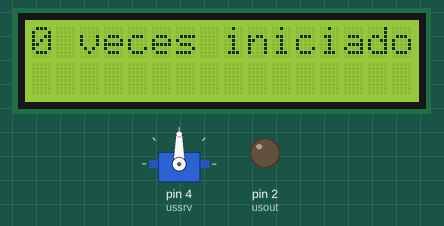
The sketch below on a simulated Arduino Nano, built with avr-gcc and run on an emulated ATmega328P. Shown: servo, 16×2 character LCD, output pins drawn as LEDs (lit = HIGH). Random numbers use the default seed unless the sketch sets one.

Above: at 0.2 s.
At 4.2 s:
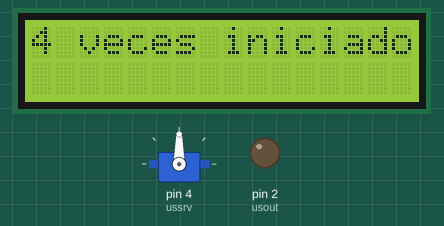
At 9.3 s:
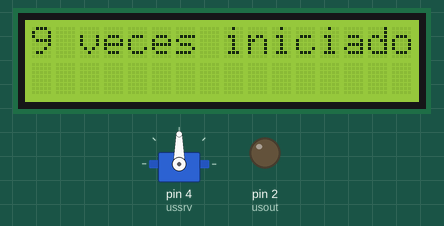
At 19.3 s:
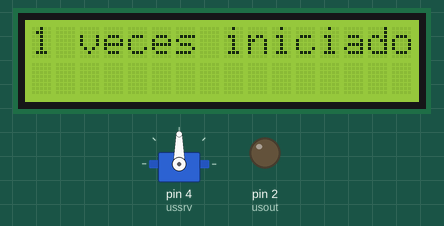
At 28.4 s:
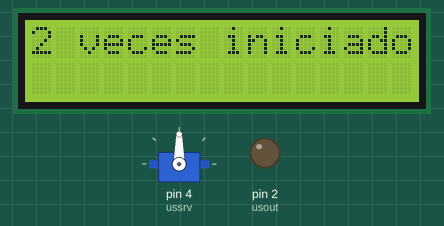
At 38.5 s:
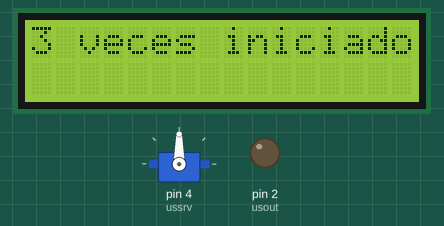

The sketch:

Nano.ino
```cpp
#include <Servo.h>
#include <LiquidCrystal.h>
int usout = 2, usin = 3, ussrv = 4, encontrados=0,recurrencia = -1;
int rs= 5,en=6,d4=7,d5=8,d6=9,d7=10;
unsigned long tiempo;
long int objetivos[30][2];
Servo srv;
LiquidCrystal lcd(rs, en, d4, d5, d6, d7);

unsigned long segundo;

void setup() {
  // put your setup code here, to run once:
  Serial.begin(9600);
  //------------------------Empieza el ultrasónico
  srv.attach(ussrv);
  srv.write(90);
  pinMode(usout, OUTPUT); pinMode(usin, INPUT);
  //-----------------------Pantalla LCD
  for (int i = rs; i < 8; i++) pinMode(i,OUTPUT);
  lcd.begin(0,0);

}
//------Imprime en la LCD
void imprimirLCD(String texto, int columna, int linea){
  lcd.setCursor(columna,linea);
  lcd.print(texto);
}

//-------------Ordena los objetivos con forme la distancia
void ordenarObjetivos(){
  int i, j, t1,t2;

   for (i = encontrados-1 ; i > 0; i--)
      for (j = 0; j < i; j++)
         if (objetivos[j][0] > objetivos[j + 1][0]) {
            t1 = objetivos[j][0];
            t2 = objetivos[j][1];
            objetivos[j][0] = objetivos[j + 1][0];
            objetivos[j][1] = objetivos[j + 1][1];
            objetivos[j + 1][0] = t1;
            objetivos[j + 1][1] = t2;
         }
}
//---------Como no hay librerias dínamicas nativas en arduino usé un matriz para guardar la distancia y los grados que pase el servo
void guardarObjetivos(long int d, long int p) {
  for(int i=0; i <30;i++){
    if(objetivos[i][0]==0){
      objetivos[i][0]=d;
      objetivos[i][1]=p;
      encontrados++;
      break;
    }
  }
}

//------------------Esta función sólo es para ver si sí me imprimió todo como debe de ser.

void imprimirObjetivos(){
   for(int i=0; i <30;i++){
      if(objetivos[i][0]==0)break;
      Serial.print("Distancia: ");
      Serial.println(objetivos[i][0]);
      Serial.print("Grados: ");
      Serial.println(objetivos[i][1]);
   }
}

void leerUS(unsigned long s) {
  digitalWrite(usout, HIGH);
  //delay(s);
  segundo = millis();
  //-----------------------Este while es para darle tiempo al servo de girar x cantidad de grados para
  // no leer el mismo obstáculo dos veces
  while (millis() - segundo < s) {
  }
  digitalWrite(usout, LOW);
  long value = pulseIn(usin, HIGH);
  value = (value * 343) / 20000;
  //-----------------if para no guardar lecturas a 0 cuando no hay nada y random que se puede sustitur con lectura de grados de servo.
  if(value!=0){
   guardarObjetivos(value,random(0,361));

  }

}
//--------------------------Funciones iniciales
void mensajeInicio(){
  byte customChar[] = {
 B00111, B01010, B10101, B10000, B10100, B01011, B00111, B00000
  };
  tiempo=millis();
  lcd.createChar(0, customChar);
  lcd.setCursor(0,0);
  lcd.write(byte(0));
  byte customChar1[] = {
  B11100, B01010, B10101, B00001, B00101, B11010, B11100, B00000
  };
  lcd.createChar(1, customChar1);
  lcd.setCursor(1,0);
  lcd.write(byte(1));
  imprimirLCD("GRUPO 06 ACE1",2,0);
  byte customChar2[] = {
  B00001, B00001, B00011, B00010, B10110, B01100, B00100, B00000
  };
  lcd.createChar(2, customChar2);
  lcd.setCursor(15,0);
  lcd.write(byte(2));
  while(millis()-tiempo<100){
      //Código para ver si está bien el esclavo
  }
  lcd.clear();
}

void reincios(){
  recurrencia++;
  lcd.home();
  lcd.print(String(recurrencia));
  lcd.setCursor(1,0);
  lcd.print(" veces iniciado");
  tiempo=millis();
  while(millis()-tiempo < 1000){

  }
  lcd.clear();
}

void principal(){
  if(millis()< 1000) mensajeInicio();
  reincios();
}

void loop() {
  // Puse 8 por qué tengo 8 obstáculos, pero pienso que podría ponerse por ejemplo cuando el servo haya girado 360 como condicional
  principal();
  /*while(encontrados < 8){
   leerUS(100);
  }
  ordenarObjetivos();
  imprimirObjetivos();
  //-------Sólo para que haga otra búsqueda, sólo que se cambie al llegar el servo a 360
  encontrados =0;
  delay(10000);*/
}

/*
 * Mensaje
 Recurrencia: 0
  A la espera
  Escaneo 1
    (pausa)
  Escaneo 2
  Son iguales? no ir a espera.
  Si seguir
  Atacar? no ir a espera
  Si seguir
  Atacar
  Final del ataque
  Regresar a Espera recurrencia 1
 */
```

Measured:
- what the display in image 0 shows lasts 1.0 s, from 0.2 s to 1.2 s
